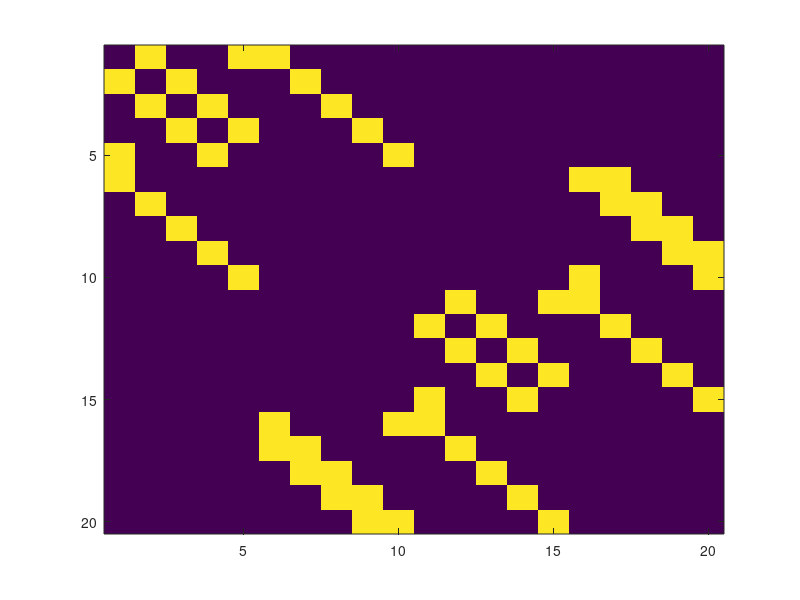

Write the MATLAB code that produced this figure.
function [A,V,W] = icosian
%Creates the adjacency matrix of the icosian
% [A,V,W] = ICOSIAN returns
%   A - adjacency matrix
%   V - vertex names
%   W - vertices of a Hamiltonian circuit
V = 'abcdefghijklmnopqrst';
W = 'abchsnoklmrgqfpjtide';
N = length(V);

a = sparse([]);
i = 0;
for v = V
    i=i+1;
    a(v)=i;
end
a=full(a);

edges = ['ab';'bc';'cd';'de';'ea';
         'fq';'qg';'gr';'rh';'hs';
         'si';'it';'tj';'jp';'pf';
         'kl';'lm';'mn';'no';'ok';
         'af';'bg';'ch';'di';'ej';
         'kp';'lq';'mr';'sn';'to'];


A=zeros(N,N);
for i = 1: size(edges,1)
    e = edges(i,:);
    e1 = e(1);
    e2 = e(2);
    j1 = a(e1);
    j2 = a(e2);   
    A(j1,j2) = 1;
end
A=A+A';    
imagesc(A);
V=V';